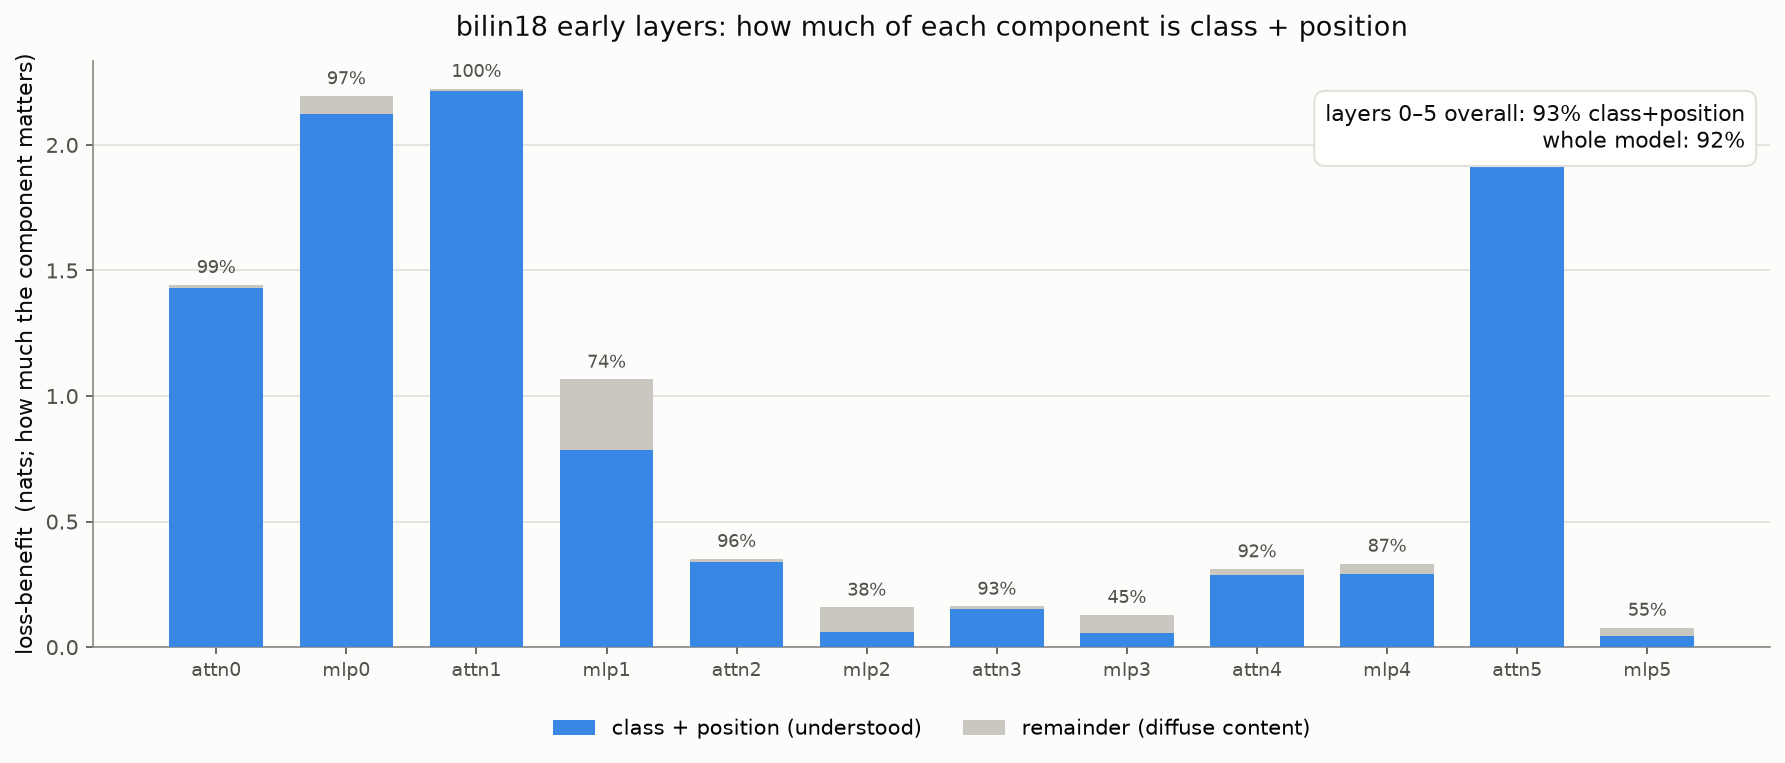

This chart was generated by the following Python code:
"""Figure: how much of each early bilin18 component do we understand (corrected,
mean-preserving metric from §808 bilin18_scoreboard_mp). Bar height = the component's
loss-benefit (how much ablating it costs = how much it matters); each bar split into the
class+position share (understood) and the remainder. Answers the user's question 'how
much of the early layers do we 100% understand?' with the corrected numbers. Local plot,
no GPU."""
import json
import numpy as np
import matplotlib
matplotlib.use('Agg')
import matplotlib.pyplot as plt
import sys
sys.path.insert(0, '/workspace/tensor_language')
from palette import INK, SECONDARY, MUTED, GRID, SURFACE

PT = '/workspace/tensor_language/basis_aligned/bilinear_quotient/'
FIG = PT + 'early_understood_corrected.png'
BLUE, GREEN, REM = '#3987e5', '#4a9e6f', '#c9c7bf'   # class, position-ish accent, remainder (muted)

d = json.load(open(PT + 'bilin18_scoreboard_mp_results.json'))
pc = d['per_component']
NL = 6
names = [f'{w}{L}' for L in range(NL) for w in ('attn', 'mlp')]
ben = np.array([pc[n]['benefit'] for n in names])
keep = np.array([max(min(pc[n]['keep_mean'], 1), 0) for n in names])
understood = ben * keep
remainder = ben * (1 - keep)

fig, ax = plt.subplots(figsize=(12, 5.2)); fig.patch.set_facecolor(SURFACE); ax.set_facecolor(SURFACE)
xs = np.arange(len(names))
ax.bar(xs, understood, color=BLUE, label='class + position (understood)', width=0.72, zorder=3)
ax.bar(xs, remainder, bottom=understood, color=REM, label='remainder (diffuse content)', width=0.72, zorder=3)

# per-bar understood % label
for i, n in enumerate(names):
    if ben[i] > 0.05:
        ax.text(i, ben[i] + 0.03, f'{keep[i]*100:.0f}%', ha='center', va='bottom',
                fontsize=8.5, color=SECONDARY)

ax.set_xticks(xs); ax.set_xticklabels(names, fontsize=9, color=INK)
ax.set_ylabel('loss-benefit  (nats; how much the component matters)', fontsize=10.5, color=INK)
ax.set_title('bilin18 early layers: how much of each component is class + position',
             fontsize=13, color=INK, pad=12)
early_frac = understood[ben > 0].sum() / ben[ben > 0].sum()
ax.text(0.985, 0.93, f'layers 0–5 overall: {early_frac*100:.0f}% class+position\nwhole model: {d["nw_meanpreserve"]*100:.0f}%',
        transform=ax.transAxes, ha='right', va='top', fontsize=10.5, color=INK,
        bbox=dict(boxstyle='round,pad=0.5', fc='white', ec=GRID))
ax.grid(axis='y', color=GRID, lw=0.8, zorder=0); ax.set_axisbelow(True)
for s in ('top', 'right'): ax.spines[s].set_visible(False)
for s in ('left', 'bottom'): ax.spines[s].set_color(MUTED)
ax.tick_params(colors=SECONDARY)
ax.legend(frameon=False, fontsize=10, loc='upper center', ncol=2, bbox_to_anchor=(0.5, -0.09))
fig.tight_layout(); fig.savefig(FIG, dpi=150, facecolor=SURFACE, bbox_inches='tight')
print('wrote', FIG)
print(f'early (0-5) class+position: {early_frac:.3f}; whole model: {d["nw_meanpreserve"]}')
print('remainder concentrated in MLPs: ' + ', '.join(f'{n} {(1-keep[i])*100:.0f}%' for i, n in enumerate(names) if (1-keep[i]) > 0.15 and ben[i] > 0.1))
